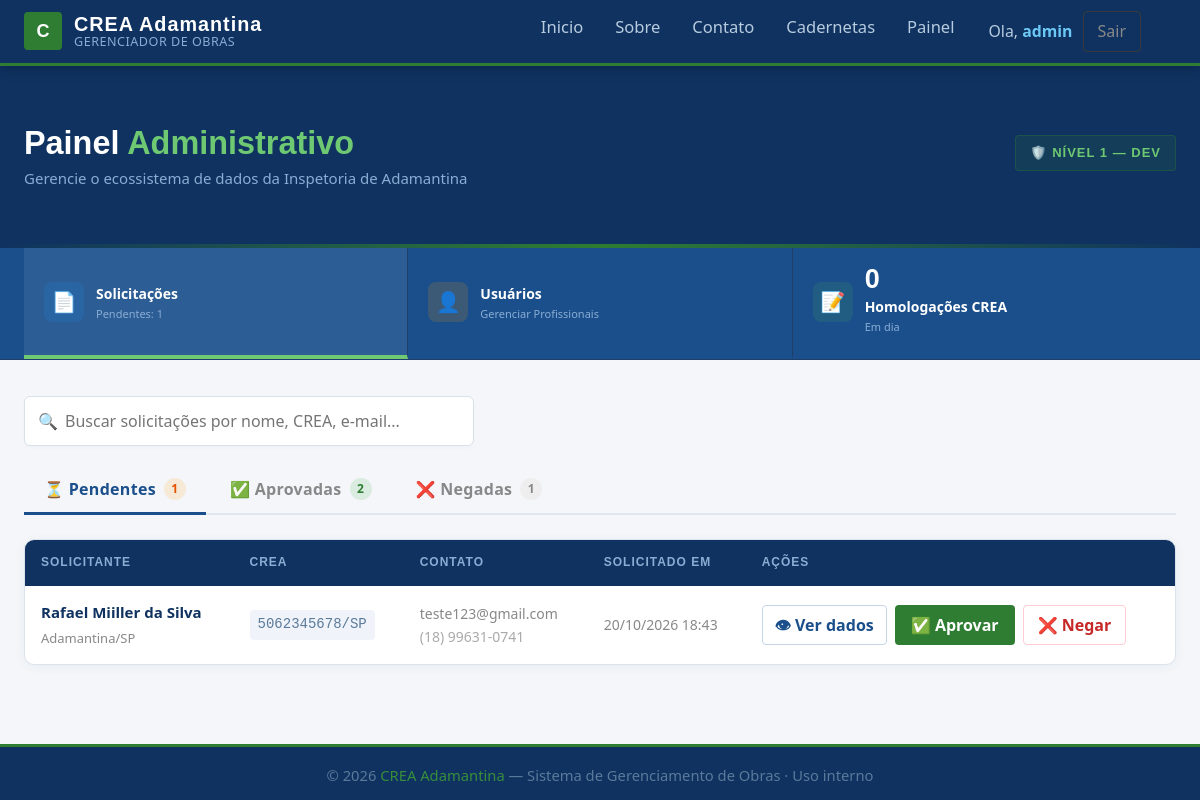
Screenshot of /painel/ (signed in) with the database file from the repository.
### app/models.py (models this page shows, shortened)
class SolicitacaoCadastro(models.Model):
    status          = models.CharField('Status', max_length=10, choices=STATUS_SOLICITACAO,
                                       default='pendente', db_index=True)
    criado_em       = models.DateTimeField('Solicitado em',  auto_now_add=True)
    atualizado_em   = models.DateTimeField('Atualizado em',  auto_now=True)
    analisado_por   = models.ForeignKey(User, on_delete=models.SET_NULL, null=True, blank=True,
                                        related_name='solicitacoes_analisadas')
    motivo_negacao  = models.TextField('Motivo da negacao', blank=True)
    nome_completo   = models.CharField('Nome completo',     max_length=150)
    email           = models.EmailField('E-mail')
    celular         = models.CharField('Celular',           max_length=20,  blank=True)
    data_nascimento = models.DateField('Data de nascimento', null=True, blank=True)
    numero_crea     = models.CharField('Numero do CREA',    max_length=30,  blank=True)
    cep             = models.CharField('CEP',               max_length=10,  blank=True)
    logradouro      = models.CharField('Logradouro',        max_length=200, blank=True)
    numero          = models.CharField('Numero',            max_length=10,  blank=True)
    complemento     = models.CharField('Complemento',       max_length=100, blank=True)
    bairro          = models.CharField('Bairro',            max_length=100, blank=True)
    cidade          = models.CharField('Cidade',            max_length=100, blank=True)
    estado          = models.CharField('Estado',            max_length=2,   blank=True)
    class Meta:
        verbose_name        = 'Solicitacao de Cadastro'
        verbose_name_plural = 'Solicitacoes de Cadastro'
        ordering            = ['-criado_em']

### app/views.py (the view)
# urls.py: path('painel/', views.painel_admin, name='painel_admin'),
def painel_admin(request):
    assert isinstance(request, HttpRequest)
    if not _is_admin(request.user):
        return HttpResponseForbidden('Acesso negado.')
    pendentes = SolicitacaoCadastro.objects.filter(status='pendente').order_by('-criado_em')
    aprovadas = SolicitacaoCadastro.objects.filter(status='aprovado').order_by('-atualizado_em')
    negadas = SolicitacaoCadastro.objects.filter(status='negado').order_by('-atualizado_em')
    usuarios = User.objects.all().select_related('perfil').order_by('-date_joined')
    recibos_pendentes = Recibo.objects.filter(status='aguardando_gestor').select_related('caderneta', 'usuario', 'proprietario').order_by('-atualizado_em')
    recibos_homologados = Recibo.objects.filter(status='concluido').select_related('caderneta', 'usuario', 'proprietario', 'gestor_signatario').order_by('-assinado_gestor_em')
    nivel = request.user.perfil.nivel
    return render(request, 'app/painel_admin.html', {
        'title': 'Painel Administrativo',
        'year': datetime.now().year,
        'nivel': nivel,
        'pendentes': pendentes,
        'aprovadas': aprovadas,
        'negadas': negadas,
        'usuarios': usuarios,
        'recibos_pendentes': recibos_pendentes,
        'recibos_homologados': recibos_homologados,
    })

### app/models.py (called while the page is built)
    @property
    def is_admin(self):
        return self.nivel in (1, 2)

### app/views.py (called while the page is built)
def _is_admin(user):
    try:
        return user.perfil.is_admin
    except PerfilUsuario.DoesNotExist:
        return False

### app/templates/app/painel_admin.html (shortened to what this page needs)
{% extends "app/layout.html" %}
{% block content %}
{% load static %}
<section class="painel-hero">
    <div class="painel-hero-inner">
        <div class="painel-titulo-bloco">
            <h1>Painel <span>Administrativo</span></h1>
            <p>Gerencie o ecossistema de dados da Inspetoria de Adamantina</p>
        </div>
        <div class="nivel-badge">
            &#128737;&#65039; N&iacute;vel {{ nivel }} &mdash;
            {% if nivel == 1 %}Dev{% elif nivel == 2 %}Gestor{% endif %}
        </div>
    </div>
</section>
<div class="painel-stats">
    <div class="stats-inner">
        <a class="stat-item macro-ativa" id="macro-btn-solicitacoes" onclick="mudarMacro('solicitacoes'); return false;" href="#">
            <div class="stat-bolinha azul">&#128196;</div>
            <div class="stat-texto">
                <div class="rotulo">Solicita&ccedil;&otilde;es</div>
                <div class="sub-rotulo">Pendentes: {{ pendentes.count }}</div>
            </div>
        </a>
        <a class="stat-item" id="macro-btn-usuarios" onclick="mudarMacro('usuarios'); return false;" href="#">
            <div class="stat-bolinha laranja">&#128100;</div>
            <div class="stat-texto">
                <div class="rotulo">Usu&aacute;rios</div>
                <div class="sub-rotulo">Gerenciar Profissionais</div>
            </div>
        </a>
        <a class="stat-item" id="macro-btn-obras" onclick="mudarMacro('obras'); return false;" href="#">
            <div class="stat-bolinha verde-crea">&#128221;</div>
            <div class="stat-texto">
                <div class="numero">{{ recibos_pendentes.count }}</div>
                <div class="rotulo">Homologações CREA</div>
                <div class="sub-rotulo">{% if recibos_pendentes.count > 0 %}{{ recibos_pendentes.count }} pendente(s){% else %}Em dia{% endif %}</div>
            </div>
        </a>
    </div>
</div>
<section class="painel-body">
    <div class="painel-inner">
        <div class="macro-secao ativa" id="secao-solicitacoes">
            <div class="busca-container">
                <span class="busca-icone">&#128269;</span>
                <input type="text" class="busca-input" id="busca-solicitacoes" onkeyup="filtrarTabela('secao-solicitacoes', this.value)" placeholder="Buscar solicitações por nome, CREA, e-mail...">
            </div>
            <div class="abas">
                <button class="aba-btn ativa" id="tab-pendentes" onclick="mudarAba('pendentes')">
                    &#9203; Pendentes <span class="aba-count amarelo">{{ pendentes.count }}</span>
                </button>
                <button class="aba-btn" id="tab-aprovadas" onclick="mudarAba('aprovadas')">
                    &#9989; Aprovadas <span class="aba-count verde">{{ aprovadas.count }}</span>
                </button>
                <button class="aba-btn" id="tab-negadas" onclick="mudarAba('negadas')">
                    &#10060; Negadas <span class="aba-count cinza">{{ negadas.count }}</span>
                </button>
            </div>
            <div class="aba-painel ativa" id="painel-pendentes">
                <div class="tabela-wrap">
                    {% if pendentes %}
                    <table>
                        <thead><tr><th>Solicitante</th><th>CREA</th><th>Contato</th><th>Solicitado em</th><th>A&ccedil;&otilde;es</th></tr></thead>
                        <tbody>
                            {% for s in pendentes %}
                            <tr>
                                <td class="td-nome"><strong>{{ s.nome_completo }}</strong><span>{{ s.cidade }}{% if s.cidade and s.estado %}/{% endif %}{{ s.estado }}</span></td>
                                <td>{% if s.numero_crea %}<span class="td-crea">{{ s.numero_crea }}</span>{% else %}<span style="color:#CCC">&mdash;</span>{% endif %}</td>
                                <td class="td-data">{{ s.email }}<br><span style="color:#AAA">{{ s.celular }}</span></td>
                                <td class="td-data">{{ s.criado_em|date:"d/m/Y H:i" }}</td>
                                <td>
                                    <div class="acoes">
                                        <button class="btn-ver" onclick="abrirDetalhes('{{ s.nome_completo|escapejs }}','{{ s.email|escapejs }}','{{ s.celular|escapejs }}','{{ s.numero_crea|escapejs }}','{{ s.data_nascimento|default:'' }}','{{ s.logradouro|escapejs }}, {{ s.numero|escapejs }} &mdash; {{ s.bairro|escapejs }}, {{ s.cidade|escapejs }}/{{ s.estado|escapejs }}','{{ s.criado_em|date:"d/m/Y H:i" }}')">&#128065; Ver dados</button>
                                        <form method="post" action="{% url 'aprovar_solicitacao' s.pk %}" style="display:inline;" onsubmit="return confirm('Aprovar cadastro de {{ s.nome_completo|escapejs }}?')">
                                            <button type="submit" class="btn-aprovar">&#9989; Aprovar</button>
                                        </form>
                                        <button class="btn-negar" onclick="abrirNegar({{ s.pk }},'{{ s.nome_completo|escapejs }}')">&#10060; Negar</button>
                                    </div>
                                </td>
                            </tr>
                            {% endfor %}
                        </tbody>
                    </table>
                    {% else %}
                    <div class="tabela-vazia"><div class="icone">&#128235;</div>Nenhuma solicita&ccedil;&atilde;o pendente no momento.</div>
                    {% endif %}
                </div>
            </div>
        </div>
    </div>
</section>
{% endblock %}

### app/templates/app/layout.html (shortened to what this page needs)
<!DOCTYPE html>
<html lang="pt-br">
<head>
    {% load static %}
    <link rel="stylesheet" type="text/css" href="{% static 'app/content/bootstrap.min.css' %}" />
</head>
<body>
    <nav class="navbar-CREA">
        <div class="navbar-inner">
            <a href="/" class="navbar-logo">
                <div class="logo-escudo">C</div>
                <div class="logo-texto">
                    <span class="logo-titulo">CREA Adamantina</span>
                    <span class="logo-sub">Gerenciador de Obras</span>
                </div>
            </a>
            <div class="navbar-collapse" id="navCollapse">
                <ul class="navbar-nav-links">
                    <li><a href="{% url 'home' %}">Inicio</a></li>
                    <li><a href="{% url 'about' %}">Sobre</a></li>
                    <li><a href="{% url 'contact' %}">Contato</a></li>
                    {% if user.is_authenticated %}
                    <li><a href="{% url 'cadernetas' %}">Cadernetas</a></li>
                    {% if user.perfil.nivel == 1 or user.perfil.nivel == 2 %}
                    <li><a href="{% url 'painel_admin' %}">Painel</a></li>
                    {% endif %}
                    {% endif %}
                </ul>
                <div class="navbar-auth">
                    {% if user.is_authenticated %}
                        <span class="navbar-user">Ola, <strong>{{ user.username }}</strong></span>
                        <form action="/logout/" method="post" style="margin:0;">
                            <button type="submit" class="btn-sair">Sair</button>
                        </form>
                    {% else %}
                        <a href="{% url 'solicitar_cadastro' %}" class="btn-solicitar-nav">Solicitar Cadastro</a>
                        <a href="{% url 'login' %}" class="btn-entrar">Entrar</a>
                    {% endif %}
                </div>
            </div>
        </div>
    </nav>
    <div class="body-content">
        {% block content %}{% endblock %}
    </div>
    <footer>
        <p>&copy; {{ year }} <span>CREA Adamantina</span> &mdash; Sistema de Gerenciamento de Obras &middot; Uso interno</p>
    </footer>
    {% load static %}
</body>
</html>

### app/templates/app/layout.html (style rules this page uses)
:root { --azul: #1A4F8B; --azul-escuro: #0F3260; --azul-claro: #2563B0; --verde: #2E7D32; --verde-claro: #388E3C; --cinza-escuro:#1C1C1C; --cinza-medio: #2D2D2D; --cinza-claro: #F4F6F9; --branco: #FFFFFF; --texto: #2C2C2C; --borda: #DDE3EC; --fonte-titulo:'Franklin Gothic Medium', 'Arial Narrow', Arial, sans-serif; --fonte-corpo: 'Segoe UI', Calibri, 'Helvetica Neue', Arial, sans-serif; }
html { font-size: 18px !important; }
* { box-sizing: border-box; margin: 0; padding: 0; }
body { font-family: var(--fonte-corpo) !important; font-size: 18px !important; line-height: 1.65 !important; background: var(--cinza-claro); color: var(--texto); padding-top: 66px; }
p, li, td, th, span, div { font-size: inherit; }
input, select, textarea, button, label { font-family: var(--fonte-corpo) !important; font-size: 16px !important; }
h1 { font-size: 2.4rem !important; }
.navbar-CREA { position: fixed; top: 0; left: 0; right: 0; height: 66px; background: var(--azul-escuro); display: flex; align-items: center; z-index: 1000; border-bottom: 3px solid var(--verde); box-shadow: 0 2px 12px rgba(0,0,0,0.25); }
.navbar-inner { width: 100%; max-width: 1280px; margin: 0 auto; padding: 0 24px; display: flex; align-items: center; justify-content: space-between; gap: 16px; }
.navbar-logo { display: flex; align-items: center; gap: 12px; text-decoration: none; flex-shrink: 0; }
.logo-escudo { width: 38px; height: 38px; background: var(--verde); border-radius: 4px; display: flex; align-items: center; justify-content: center; font-size: 18px; font-weight: 900; color: #fff; font-family: var(--fonte-titulo); flex-shrink: 0; }
.logo-texto { display: flex; flex-direction: column; line-height: 1.1; }
.logo-titulo { font-family: var(--fonte-titulo); font-size: 1.1rem; font-weight: 800; color: var(--branco); letter-spacing: 1px; }
.logo-sub { font-size: 0.7rem; color: #8AADD4; letter-spacing: 0.5px; text-transform: uppercase; }
.navbar-nav-links { display: flex; gap: 4px; list-style: none; align-items: center; }
.navbar-nav-links a { color: #B8CCDF; text-decoration: none; font-size: 0.92rem; font-weight: 500; padding: 6px 14px; border-radius: 4px; transition: color 0.2s, background 0.2s; white-space: nowrap; }
.navbar-auth { display: flex; align-items: center; gap: 10px; flex-shrink: 0; }
.navbar-user { color: #B8CCDF; font-size: 0.88rem; }
.navbar-user strong { color: #6CC8F5; }
.btn-sair { color: #888; background: none; border: 1px solid #3A3A3A; padding: 6px 14px; border-radius: 4px; font-size: 0.82rem; cursor: pointer; text-decoration: none; transition: border-color 0.2s, color 0.2s; }
.navbar-collapse { display: flex; align-items: center; gap: 20px; }
.body-content { min-height: calc(100vh - 66px - 56px); }
footer { background: var(--azul-escuro); border-top: 3px solid var(--verde); padding: 16px 24px; text-align: center; }
footer p { color: #5A7A9A; font-size: 0.82rem; margin: 0; }
footer span { color: var(--verde-claro); }

### rows the page displays
SolicitacaoCadastro: nome_completo "Rafael Miiller da Silva", cidade "Adamantina", estado "SP", numero_crea "5062345678/SP", email "teste123@gmail.com", celular "(18) 99631-0741", criado_em "20/10/2026 18:43"

### other values shown
{{ user.username }} "admin"
{{ nivel }} "1"
{{ pendentes.count }} "1"
{{ recibos_pendentes.count }} "0"
{{ aprovadas.count }} "2"
{{ negadas.count }} "1"
